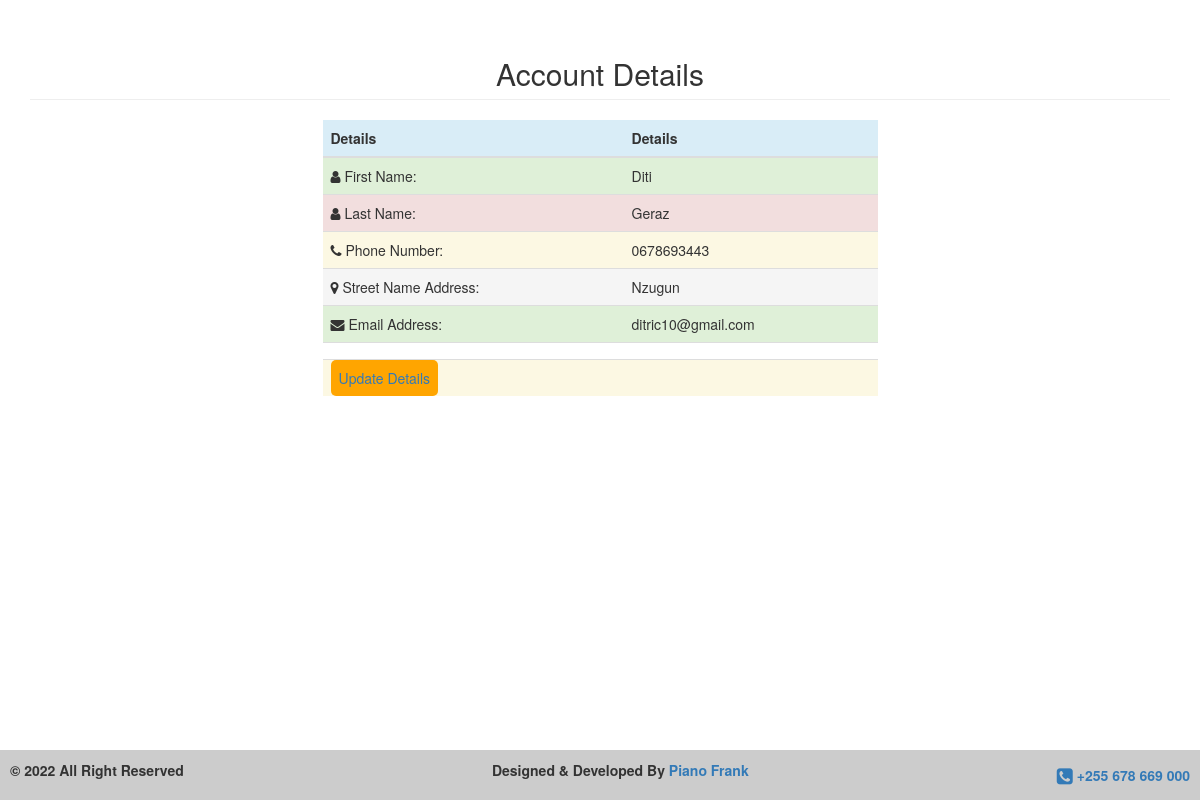
Page /details.php (signed in) on the committed database.
### tables this page shows
CREATE TABLE `customer` (
  `id` int(11) NOT NULL,
  `first_name` varchar(50) NOT NULL,
  `last_name` varchar(50) NOT NULL,
  `phone` varchar(16) NOT NULL,
  `street` varchar(50) NOT NULL,
  `email` varchar(100) NOT NULL,
  `password` varchar(255) NOT NULL,
  `directory` int(11) NOT NULL DEFAULT 0
);

### details.php (the view, shortened to what this page needs)
<?php
include('server.php');
include('footer.php');
?>
<!DOCTYPE html>
<html>
    <head>
        <link rel="stylesheet" href="bootstrap3.min.css">
        <link rel="stylesheet" href="https://maxcdn.bootstrapcdn.com/font-awesome/4.6.3/css/font-awesome.min.css">
    </head>
    <body>
    <section>
        <div class="container-fluid">
            <div class="container">
                <h2 class="text-center page-header" style="margin-top: 5%;">Account Details</h2>
            </div>
            <div class="container" style="width: 50%; margin:auto;">
                <table class="table table-responsive">
                    <thead>
                        <tr class="info">
                            <th>Details</th>
                            <th>Details</th>
                        </tr>
                    </thead>
                    <?php
                    $logged_id = $_SESSION['user_id'];
                    $rows = mysqli_query($conn, "SELECT * FROM customer WHERE id = '$logged_id' ");
                    while($row = mysqli_fetch_array($rows)) { ?>
                    <tbody>
                        <tr class="success">
                            <td><i class="fa fa-user"></i> First Name: </td>
                            <td><?php echo $row['first_name']; ?></td>
                        </tr>
                        <tr class="danger">
                            <td><i class="fa fa-user"></i> Last Name: </td>
                            <td><?php echo $row['last_name']; ?></td>
                        </tr>
                        <tr class="warning">
                            <td><i class="fa fa-phone"></i> Phone Number: </td>
                            <td><?php echo $row['phone']; ?></td>
                        </tr>
                        <tr class="active">
                            <td><i class="fa fa-map-marker"></i> Street Name Address: </td>
                            <td><?php echo $row['street']; ?></td>
                        </tr>
                        <tr class="success">
                            <td><i class="fa fa-envelope"></i> Email Address: </td>
                            <td><?php echo $row['email']; ?></td>
                        </tr>
                        <tr class="default">
                            <td></td>
                            <td></td>
                        </tr>
                        <tr class="warning">
                            <td>
                                <span style="padding: 8px; background: orange; border-radius: 5px; color: white;">
                                    <a href="update-user-info.php?update-info=<?php echo $row['id']; ?>">Update Details</a>
                                </span>
                            </td>
                            <td>
                            </td>
                        </tr>
                    </tbody>
                    <?php
                    }
                    ?>
                </table>
            </div>
        </div>
    </section>

### rows in the picture
customer: first_name "Diti", last_name "Geraz", phone "0678693443", street "Nzugun", email "ditric10@gmail.com"
